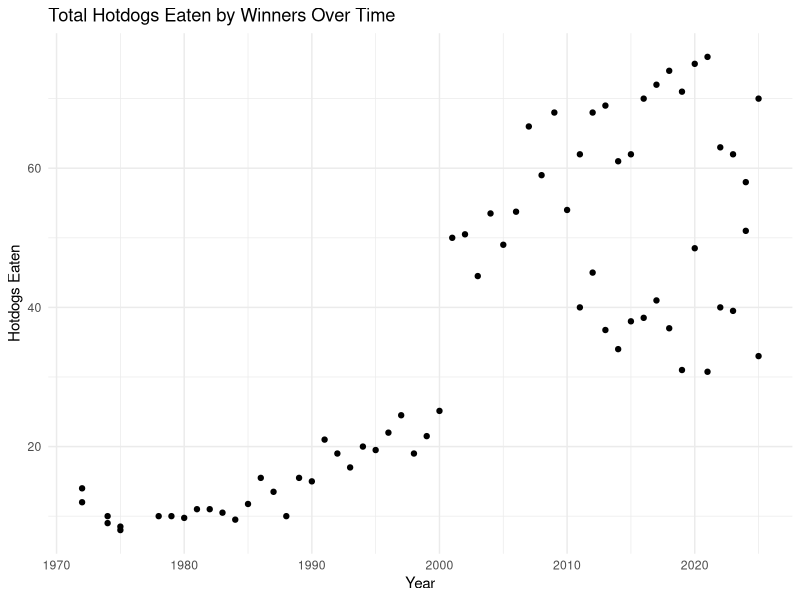
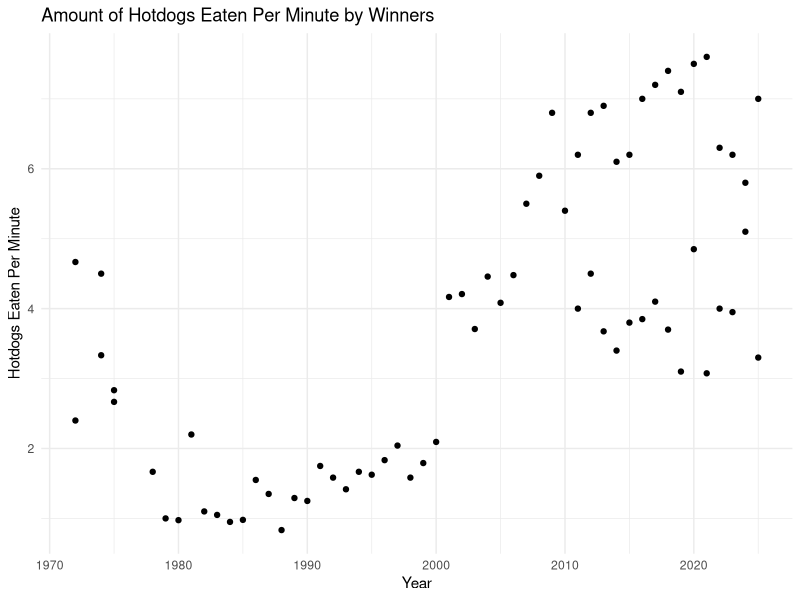
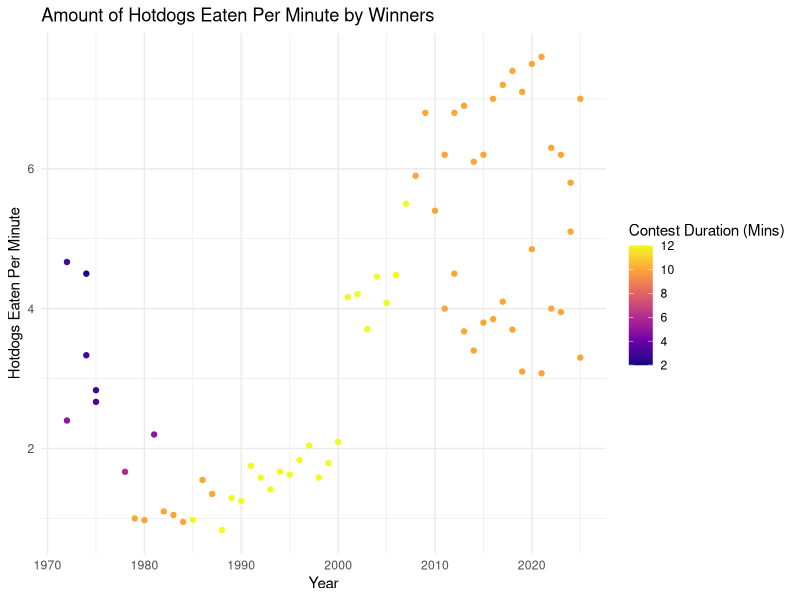

Here is the R script that generated these plots, in order:
## ---- chunk 1
#| include: false
library(tidyverse)
hotdog_winners <- read_csv("HotdogData.csv")
hotdog_winners <- hotdog_winners |> mutate(hotdogs_per_minute = Dogs/Time)
## ---- chunk 2
ggplot(data = hotdog_winners, aes(x = Year, y = Dogs)) +
  geom_point() +
  theme_minimal() +
  labs(y = "Hotdogs Eaten", title = "Total Hotdogs Eaten by Winners Over Time")
## ---- chunk 3
hotdog_winners |>
  filter(Year >= 1999, Year <= 2003) |>
  arrange(Year)
## ---- chunk 4
ggplot(data = hotdog_winners, aes(x = Year, y = hotdogs_per_minute)) +
  geom_point() +
  theme_minimal() +
  labs(y = "Hotdogs Eaten Per Minute", title = "Amount of Hotdogs Eaten Per Minute by Winners")
## ---- chunk 5
ggplot(data = hotdog_winners, aes(x = Year, y = hotdogs_per_minute, color = Time)) +
  geom_point() +
  theme_minimal() +
  scale_color_viridis_c(option = "plasma") +
  labs(y = "Hotdogs Eaten Per Minute", title = "Amount of Hotdogs Eaten Per Minute by Winners", color = "Contest Duration (Mins)")
